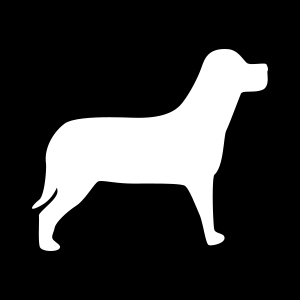
#> input picture cv-course/Contours/dog_contour.png, 300 x 300 px
$ python approx_realworld.py
#> lines starting #> are read from the running program, lines starting #| are printed output that depends on the picture; after the words box and inside, x2 and y2 are one past the last pixel; in counts of white or black regions, pixels touching at a corner belong together
# import the necessary packages
import cv2
import imutils
# load the receipt image, convert it to grayscale, and detect
# edges
image = cv2.imread("dog_contour.png")
#> image is the input picture: shape (300, 300, 3); min 0, max 255, mean 51.2
gray = cv2.cvtColor(image, cv2.COLOR_BGR2GRAY)
edged = cv2.Canny(gray, 75, 200)
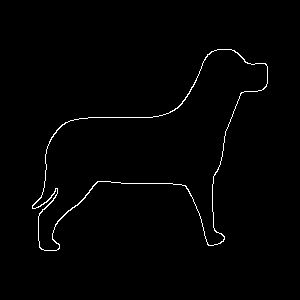
#> edged: shape (300, 300); 1.1% white in thin lines or dots, all inside (x1, y1, x2, y2) = (32, 49, 268, 251)
# show the original image and edged map
cv2.imshow("Original", image)
cv2.imshow("Edge Map", edged)
cv2.waitKey(0)

# find contours in the image and sort them from largest to smallest,
# keeping only the largest ones
cnts = cv2.findContours(edged.copy(), cv2.RETR_EXTERNAL, cv2.CHAIN_APPROX_SIMPLE)
#> cnts = 1 contour; box (x1, y1, x2, y2) and area: (32, 49, 268, 251) 18131
cnts = imutils.grab_contours(cnts)
cnts = sorted(cnts, key=cv2.contourArea, reverse=True)[:7]

# loop over the contours
for c in cnts:
	# approximate the contour and initialize the contour color
	peri = cv2.arcLength(c, True)
	approx = cv2.approxPolyDP(c, 0.10 * peri, True)

    # show the difference in number of vertices between the original
	# and approximated contours
	print("original: {}, approx: {}".format(len(c), len(approx)))

    # if the approximated contour has 4 vertices, then we have found
	# our rectangle
	if len(approx) == 4:
		# draw the outline on the image
		cv2.drawContours(image, [approx], -1, (0, 255, 0), 2)
#> this loop made 1 pass
#> (peri, approx) on pass 1: (961.8, [[266, 64], [39, 247], [223, 241]])
#| original: 321, approx: 3

# show the output image
cv2.imshow("Output", image)
cv2.waitKey(0)
